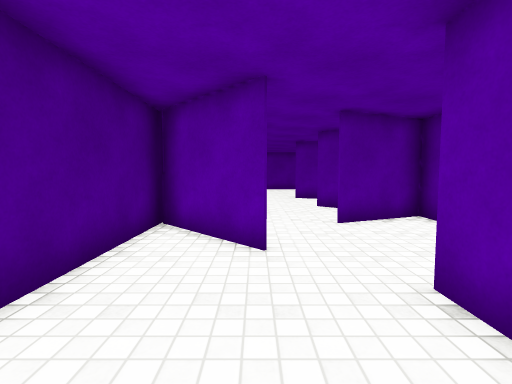
View 1 (above)

17 first-person views from a walk through a scene from a Unity 3-D project. The camera is 1.3 m above the floor, tilts 4° down and sees 85° across. The floor is counted in squares, 1 m on a side. Each view is taken from the middle of a square. On the plan, view 1 faces up. The plan holds only what a view shows up to about 13 squares ahead; the rest is blank. Surface patterns are stand-ins for the level's own textures.

View 2
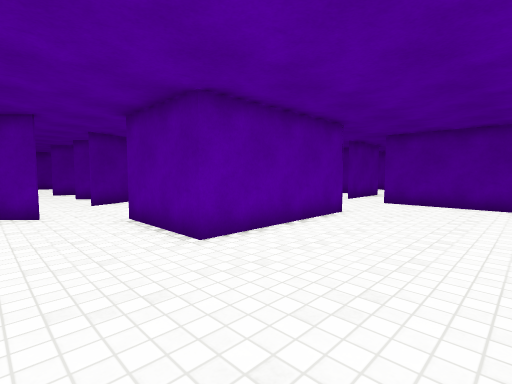

View 3
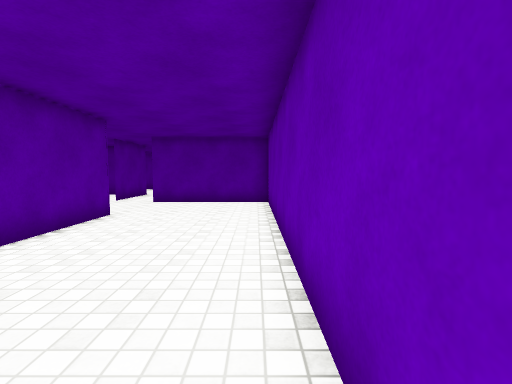

View 4
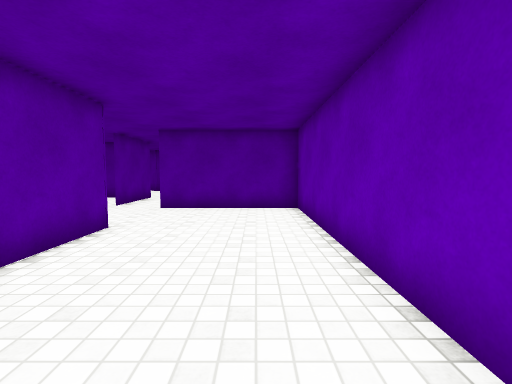

View 5
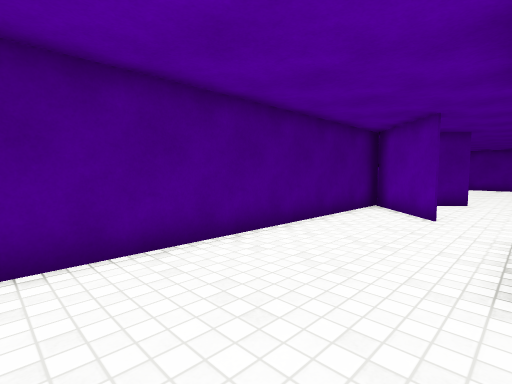

View 6
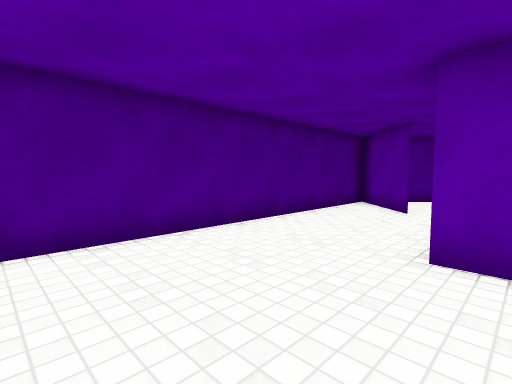

View 7
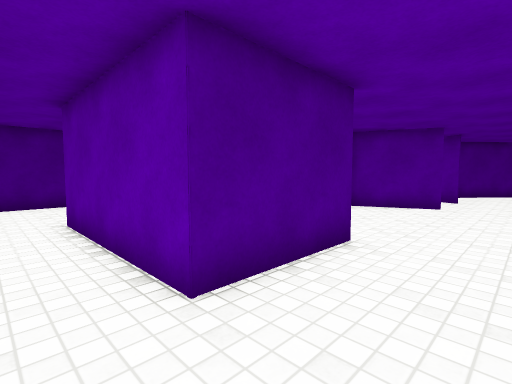

View 8
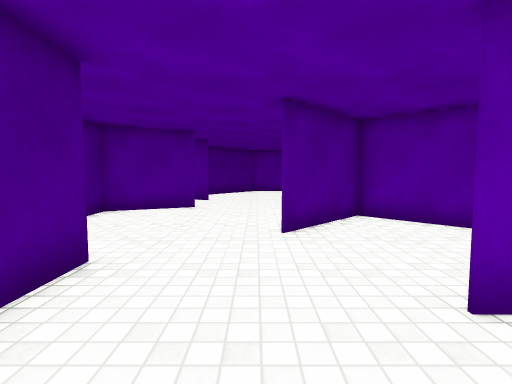

View 9
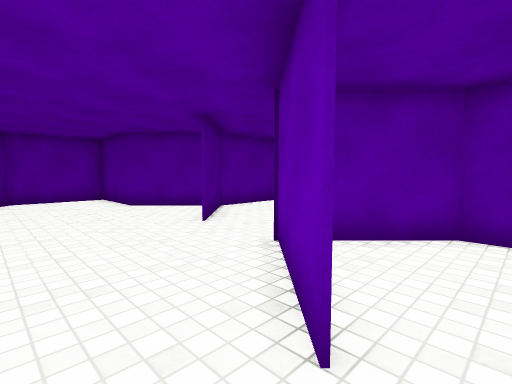

View 10
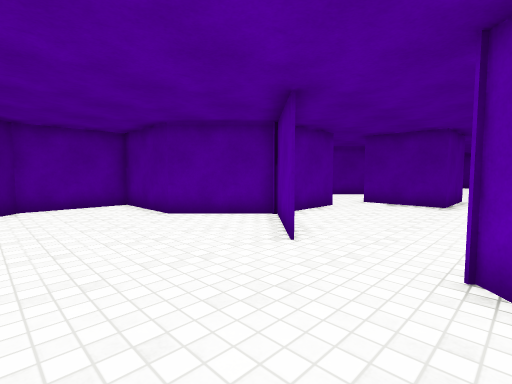

View 11
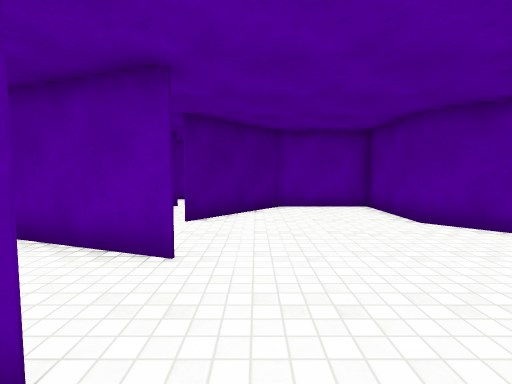

View 12
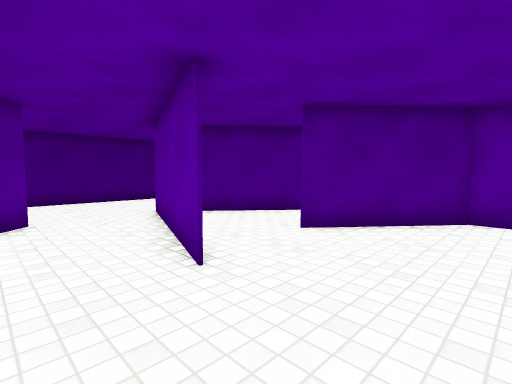

View 13
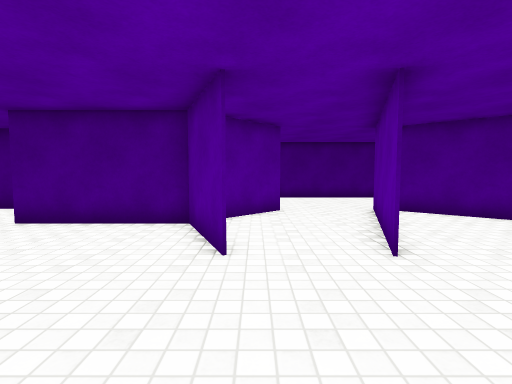

View 14
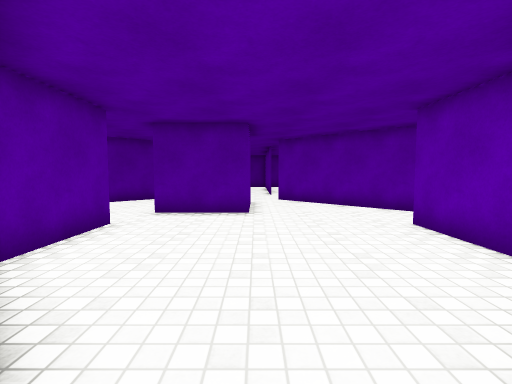

View 15
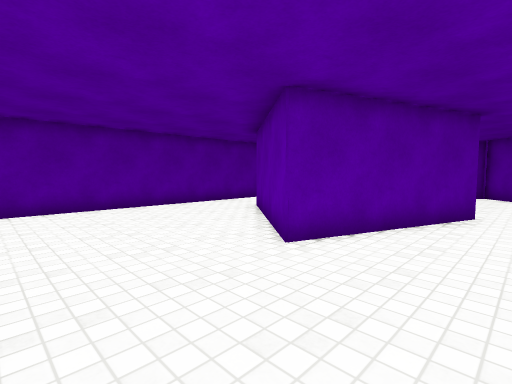

View 16
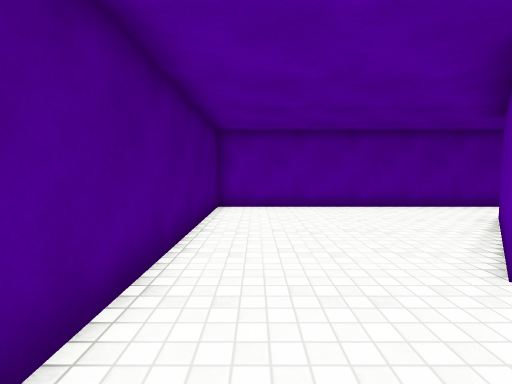

View 17
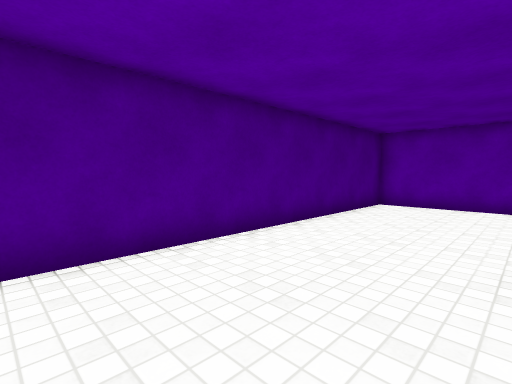

### Floor plan
Ten units are one square. View 1 is at (0, 0); x grows to the right and y downward. Boxes are objects, and circles mark ways between rooms. Rooms are numbered by the first view taken in them; rooms with no view inside come last. Other rooms are left out.
<svg viewBox="-29 -221 259 281">
<path fill="none" stroke="#000" d="M-5 55 112 55 112 4M75 -5 75 5 20 5 20 -31M2 -45 -24 -72 -24 49M78 -95 21 -71M132 -103 157 -127 133 -152 133 -186 99 -186 71 -153M78 -121 41 -134M105 -49 131 -75M49 -84 49 -38M30 -102 24 -108M162 -50 190 -50M23 -109 41 -91M2 -95 -9 -84M191 -127 158 -127 133 -102M21 -14 21 -8M225 -92 208 -92 208 -122M41 -134 20 -142 59 -189M84 -216 -24 -216 -24 -101M155 -42 155 -50 131 -74 105 -48M75 -31 75 -5M60 -188 26 -148"/>
<circle cx="10" cy="-40" r="3" fill="#2a7"/>
<circle cx="100" cy="-3" r="3" fill="#2a7"/>
<circle cx="23" cy="-103" r="3" fill="#2a7"/>
<circle cx="97" cy="-40" r="3" fill="#2a7"/>
<circle cx="70" cy="-145" r="3" fill="#2a7"/>
<circle cx="70" cy="-170" r="3" fill="#2a7"/>
<text x="30" y="20">1</text>
<text x="100" y="-90">2</text>
<text x="20" y="-170">3</text>
<text x="120" y="-30">4</text>
<text x="60" y="-150">5</text>
</svg>
Room 1 opens to room 2. Room 1 opens to room 4. Room 2 opens to room 3. Room 2 opens to room 4. Room 2 opens to room 5. Room 3 opens to room 5.

Where each view was taken, in squares from view 1:
view 1: 0 up, 0 right, facing up
view 2: 5 down, 1 left, facing up-right
view 3: 5 down, 1 left, facing right
view 4: 4 down, 1 right, facing right
view 5: 4 down, 2 right, facing up-left
view 6: 5 down, 3 right, facing up-left
view 7: 2 down, 10 right, facing up-left
view 8: 1 down, 10 right, facing up
view 9: 4 up, 9 right, facing up-right
view 10: 7 up, 9 right, facing up-right
view 11: 8 up, 9 right, facing up
view 12: 10 up, 11 right, facing up-left
view 13: 10 up, 12 right, facing left
view 14: 9 up, 12 right, facing right
view 15: 11 up, 2 left, facing up-right
view 16: 11 up, 1 left, facing up
view 17: 10 up, 2 right, facing up-left
